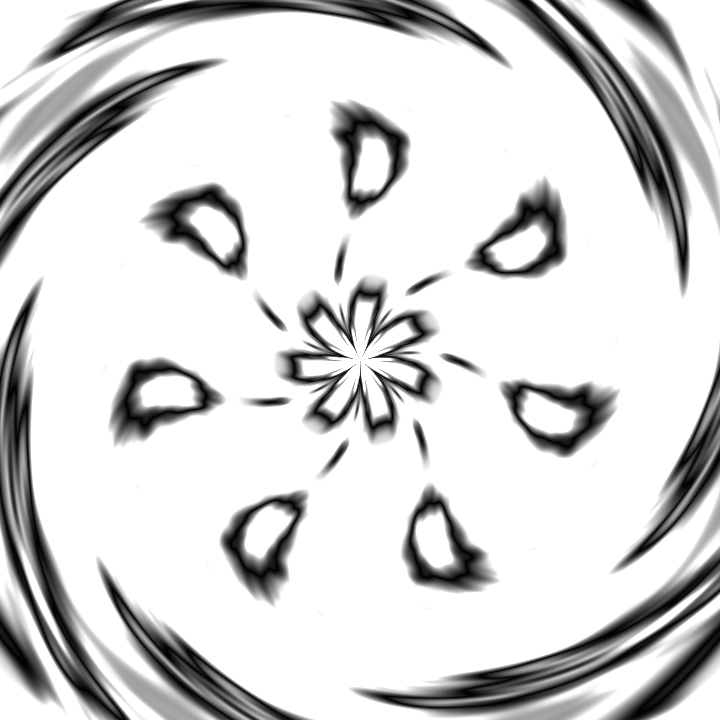
Frame 1 (no input)
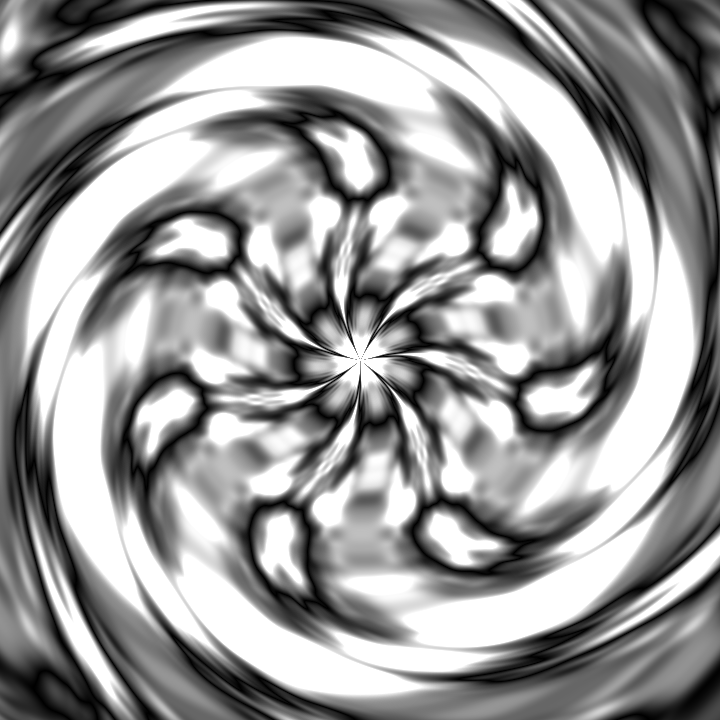
Frame 60 (the mouse pressed at the canvas centre just before this capture)
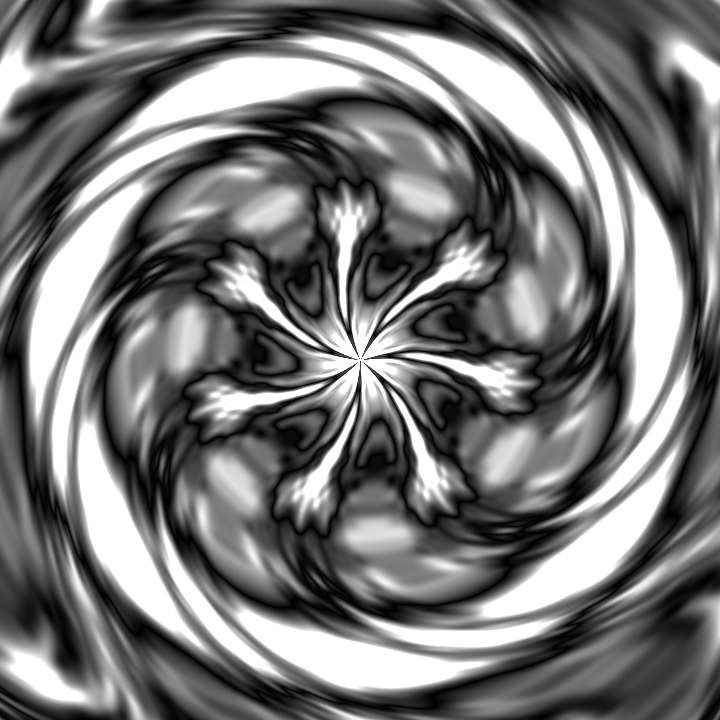
Frame 120 (the mouse held since frame 60 and released just before this capture)

The Processing sketch that drew these frames (run headless with seeded random() and noise(); from frame 60 on, the mouse is pressed at the canvas centre):

// Processing sketch: sketch_1132020_CircularBlending
// ── sketch_1132020_CircularBlending.pde
int x,y;float t,d;
void setup(){size(720,720);}
void draw(){
t+=.005;
loadPixels();
for(y=0;y<720;y++)
for(x=0;x<720;x++)
pixels[y*720+x]=color(abs(tan(noise(d=dist(x,y,360,360)*.01,sin(sin(d+t)*d+(atan2(360-x,360-y)+PI)*3.5),t)*TAU))*255);
updatePixels();}
